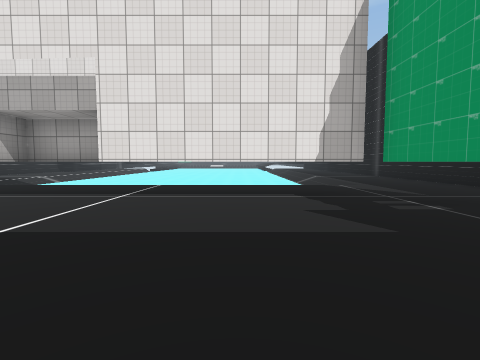
view 1 (above)

19 first-person views from a walk through a 3-D level made in the Unity game engine. The camera is 1.3 m above the floor, tilts 4° down and sees 85° across. The floor is counted in squares, 2 m on a side. Each view is taken from the middle of a square. On the plan, view 1 faces up. The plan holds only what a view shows up to about 9 squares ahead; the rest is blank. The place goes on beyond the plan. Some surface patterns are stand-ins.

view 2
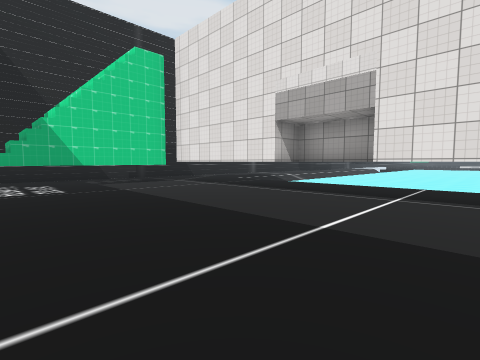

view 3
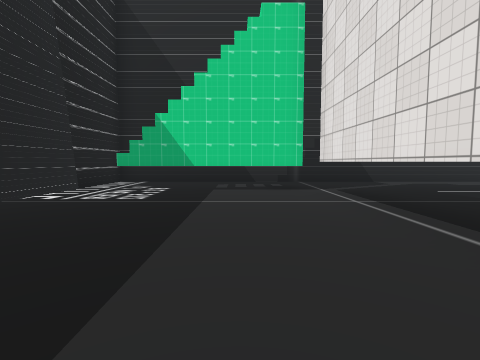

view 4
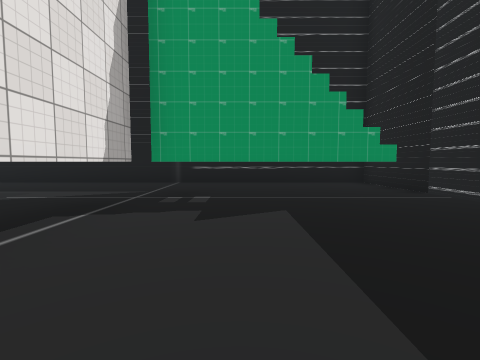

view 5
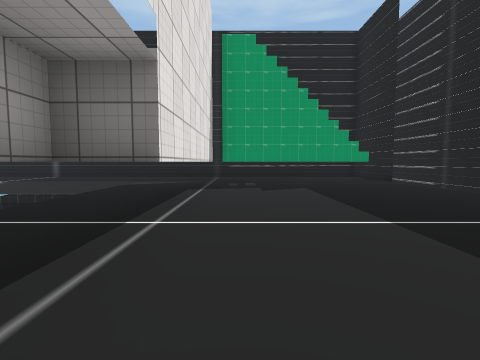

view 6
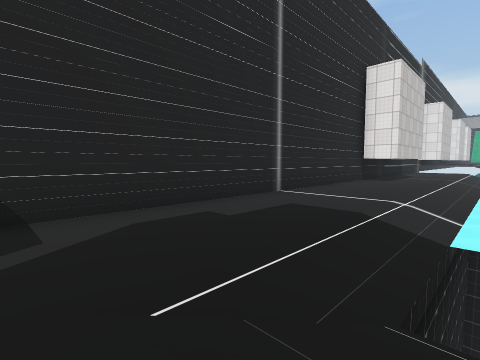

view 7
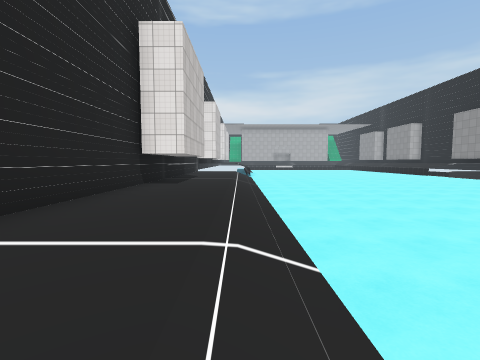

view 8
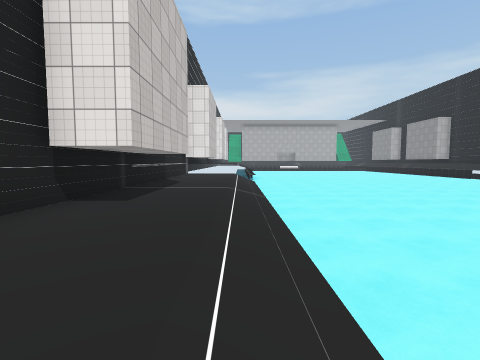

view 9
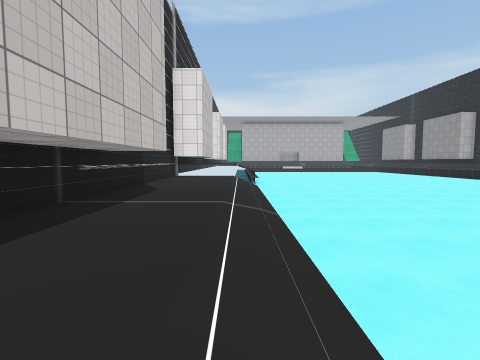

view 10
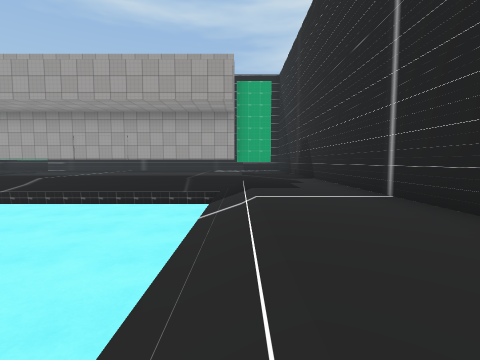

view 11
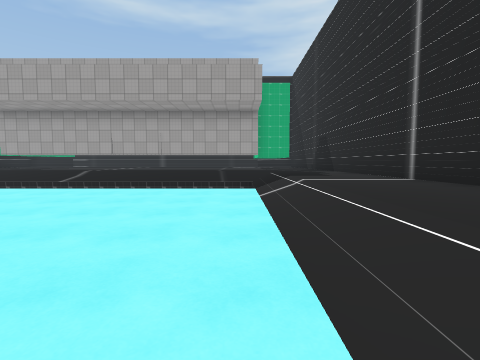

view 12
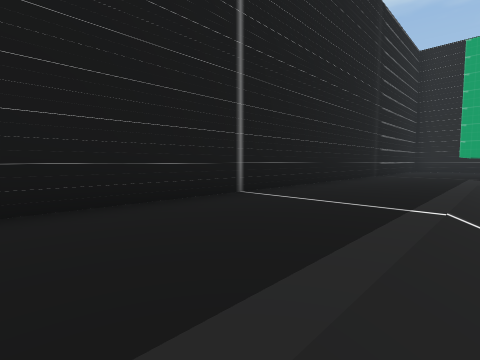

view 13
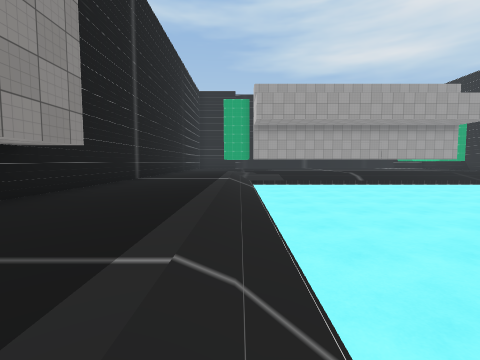

view 14
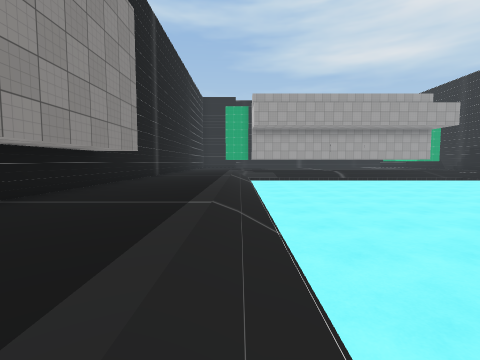

view 15
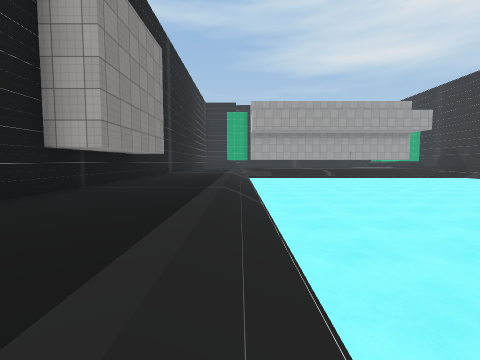

view 16
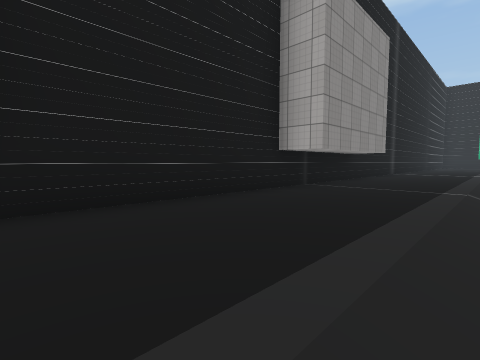

view 17
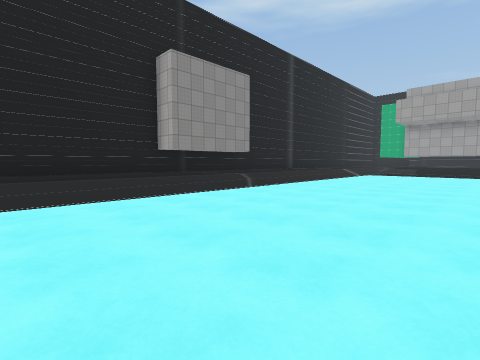

view 18
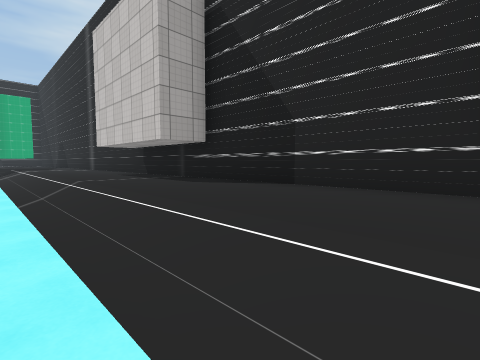

view 19
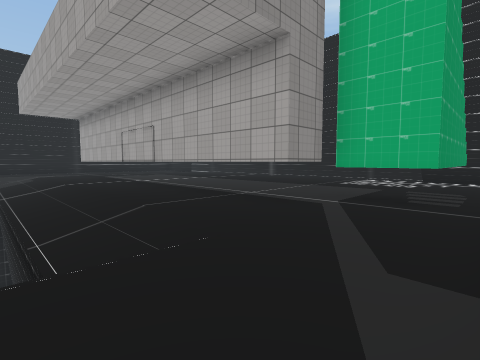

### Floor plan
Key: @ floor where view 1 was taken; # wall or solid block; . main floor; - floor 0.5 m lower than the main floor; / step, stairs or slope; ^ raised ledge; v drop or lower ground; T thing the floor can be seen under or through.
Columns run from 12 left of view 1 to 7 right of it. Each row starts with its distance up from view 1.
 24 ##./-----------/...#
 23 #../-----------/...#
 22 #../-----------/...#
 21 #../-----------/...#
 20 #../-----------/...#
 19 ##./-----------/..##
 18 ##./-----------/..#
 17 ##./-----------/..##
 16 #../-----------/...#
 15 #../-----------/...#
 14 #../-----------/...#
 13 #../-----------/...#
 12 #../-----------/...#
 11 #../-----------/...#
 10 #../v          /...#
  9 #../vvvvvvvvv  /...#
  8 #../////////// /...#
  7 #..................#
  6 #..................#
  5 #...TTTT^^TTTTT....#
  4 #.TT...........TT..#
  3 #.TT...........T ..#
  2 #.TT...........T ..#
  1 #.TT...........T ..#
  0 #...........@......#
 -1 ####           #####

Where each view was taken, in squares from view 1:
view 1: 0 up, 0 right, facing up
view 2: 0 up, 1 left, facing up-left
view 3: 3 up, 3 left, facing left
view 4: 3 up, 2 left, facing right
view 5: 4 up, 5 left, facing right
view 6: 7 up, 8 left, facing up-left
view 7: 10 up, 9 left, facing up
view 8: 13 up, 9 left, facing up
view 9: 15 up, 9 left, facing up
view 10: 16 up, 9 left, facing down
view 11: 17 up, 8 left, facing down
view 12: 15 up, 3 right, facing down-right
view 13: 20 up, 3 right, facing down
view 14: 22 up, 3 right, facing down
view 15: 24 up, 3 right, facing down
view 16: 24 up, 3 right, facing down-right
view 17: 24 up, 2 left, facing down-right
view 18: 24 up, 8 left, facing down-left
view 19: 9 up, 11 left, facing down-right
